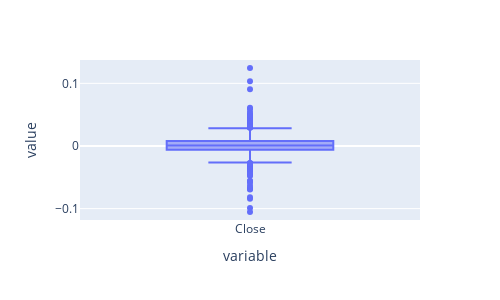

Here is the notebook cell this chart was saved with:
### Markdown cell above
#### Box Plots

Box Plot also know as a box and whisker plot is another way to visualize the normality of a variable. It displays the distribution of data based on a five-number summary i.e. minimum, first quartile (Q1), median(Q2), third quartile(Q3) and maximum.

### Code cell
log_returns.plot(kind='box').update_layout(autosize=False, width=500, height=300)

### Figure 1 — Plotly figure (JSON) as saved in the notebook; plotly's stock layout.template omitted (floating-point values rounded to 4 significant figures; data arrays with more than 128 entries replaced by an {"elided": "..."} marker saying what was removed)
{"data": [{"alignmentgroup": "True", "hovertemplate": "variable=%{x}<br>value=%{y}<extra></extra>", "legendgroup": "", "marker": {"color": "#636efa"}, "name": "", "notched": false, "offsetgroup": "", "orientation": "v", "showlegend": false, "type": "box", "x": {"elided": "1335 str values"}, "x0": " ", "xaxis": "x", "y": {"elided": "1335 float values"}, "y0": " ", "yaxis": "y"}], "layout": {"autosize": false, "boxmode": "group", "height": 300, "legend": {"tracegroupgap": 0}, "margin": {"t": 60}, "width": 500, "xaxis": {"anchor": "y", "autorange": true, "domain": [0, 1], "range": [-0.5, 0.5], "title": {"text": "variable"}, "type": "category"}, "yaxis": {"anchor": "x", "autorange": true, "domain": [0, 1], "range": [-0.1182, 0.1373], "title": {"text": "value"}, "type": "linear"}}}
